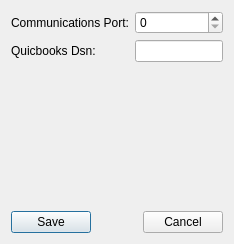
<?xml version="1.0" encoding="UTF-8"?>
<ui version="4.0">
 <class>QueueServerPreferences</class>
 <widget class="QDialog" name="QueueServerPreferences">
  <property name="geometry">
   <rect>
    <x>0</x>
    <y>0</y>
    <width>234</width>
    <height>244</height>
   </rect>
  </property>
  <property name="windowTitle">
   <string>Preferences</string>
  </property>
  <property name="windowIcon">
   <iconset resource="res.qrc">
    <normaloff>:/images/Favorites.png</normaloff>:/images/Favorites.png</iconset>
  </property>
  <layout class="QVBoxLayout" name="verticalLayout">
   <item>
    <layout class="QGridLayout" name="gridLayout">
     <item row="0" column="0">
      <widget class="QLabel" name="label">
       <property name="text">
        <string>Communications Port:</string>
       </property>
      </widget>
     </item>
     <item row="0" column="1">
      <widget class="QSpinBox" name="spinPort"/>
     </item>
     <item row="1" column="0">
      <widget class="QLabel" name="label_2">
       <property name="text">
        <string>Quicbooks Dsn:</string>
       </property>
      </widget>
     </item>
     <item row="1" column="1">
      <widget class="QLineEdit" name="txtDsn"/>
     </item>
    </layout>
   </item>
   <item>
    <spacer name="verticalSpacer">
     <property name="orientation">
      <enum>Qt::Vertical</enum>
     </property>
     <property name="sizeHint" stdset="0">
      <size>
       <width>20</width>
       <height>136</height>
      </size>
     </property>
    </spacer>
   </item>
   <item>
    <layout class="QHBoxLayout" name="horizontalLayout">
     <item>
      <widget class="QPushButton" name="cmdSave">
       <property name="text">
        <string>Save</string>
       </property>
      </widget>
     </item>
     <item>
      <spacer name="horizontalSpacer">
       <property name="orientation">
        <enum>Qt::Horizontal</enum>
       </property>
       <property name="sizeHint" stdset="0">
        <size>
         <width>40</width>
         <height>20</height>
        </size>
       </property>
      </spacer>
     </item>
     <item>
      <widget class="QPushButton" name="cmdCancel">
       <property name="text">
        <string>Cancel</string>
       </property>
      </widget>
     </item>
    </layout>
   </item>
  </layout>
 </widget>
 <resources>
  <include location="res.qrc"/>
 </resources>
 <connections/>
</ui>
